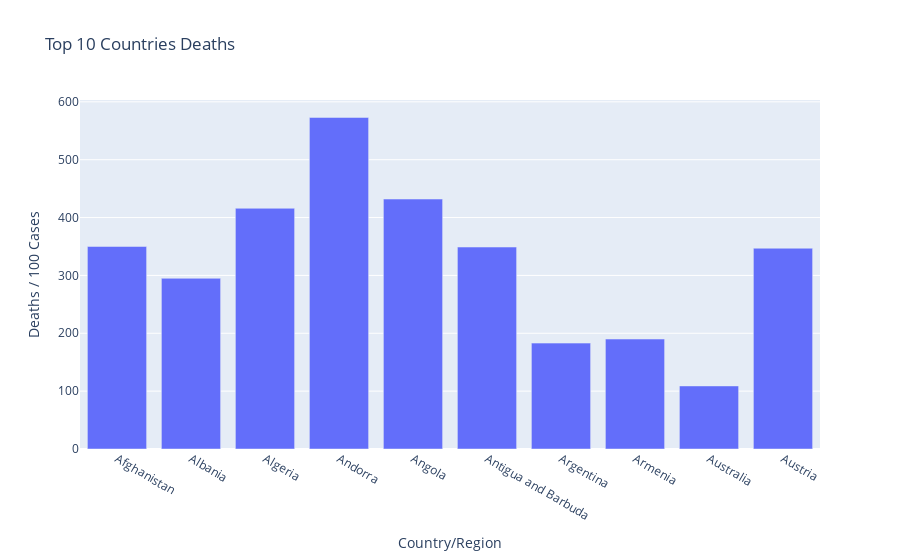

The notebook cell saved with this chart:
### Markdown cell above
Top 20 countries with there recovery rate.

### Code cell
# Top countries death ration
fig = px.bar(df[:10], x = 'Country/Region', y= 'Deaths / 100 Cases',title="Top 10 Countries Deaths",
             hover_data = ['Deaths'])
fig.show()

### Figure 1 — Plotly figure (JSON) as saved in the notebook; plotly's stock layout.template omitted (floating-point values rounded to 4 significant figures)
{"data": [{"alignmentgroup": "True", "customdata": [[1269], [144], [1163], [52], [41], [3], [3059], [711], [167], [713]], "hovertemplate": "Country/Region=%{x}<br>Deaths / 100 Cases=%{y}<br>Deaths=%{customdata[0]}<extra></extra>", "legendgroup": "", "marker": {"color": "#636efa", "pattern": {"shape": ""}}, "name": "", "offsetgroup": "", "orientation": "v", "showlegend": false, "textposition": "auto", "type": "bar", "x": ["Afghanistan", "Albania", "Algeria", "Andorra", "Angola", "Antigua and Barbuda", "Argentina", "Armenia", "Australia", "Austria"], "xaxis": "x", "y": [350, 295, 416, 573, 432, 349, 183, 190, 109, 347], "yaxis": "y"}], "layout": {"barmode": "relative", "legend": {"tracegroupgap": 0}, "title": {"text": "Top 10 Countries Deaths"}, "xaxis": {"anchor": "y", "domain": [0, 1], "title": {"text": "Country/Region"}}, "yaxis": {"anchor": "x", "domain": [0, 1], "title": {"text": "Deaths / 100 Cases"}}}}
